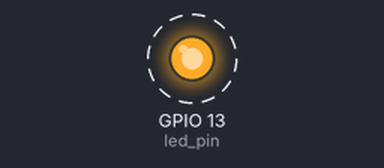
The sketch below on a simulated ESP32. Shown: output pins drawn as LEDs (lit = HIGH). Dashed ring = blinking.

Above: at 0.2 s.
Timing chart, 0 to 3.0 s (numbered marks = the images above):
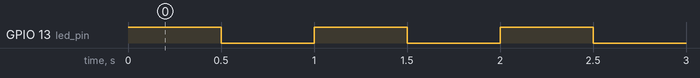

Measured:
- by itself, GPIO 13 (led_pin): alternates HIGH for 0.50 s and LOW for 0.50 s

The sketch:

Part2_Blinky.ino
```cpp
/*
Simple Blinky project. Practicing with creating Tasks on the microcontroller.
*/

// Use only core 1 for demo purposes
#if CONFIG_FREERTOS_UNICORE
static const BaseType_t app_cpu = 0;
#else
static const BaseType_t app_cpu = 1;
#endif

// Pins
static const int led_pin = 13;   //13 is the inbuilt LED pin

// Our task: Blink an LED
void toggleLED(void *parameter)    // for FreeRTOS you pass a void pointer as parameter. for not lets keep it simple and dont pass any arguments
{
  while(true)
  {
    digitalWrite(led_pin, HIGH);          //turn LED on
    vTaskDelay(500 / portTICK_PERIOD_MS); //wait for 500 ms (miliseconds)
    digitalWrite(led_pin, LOW);           //turn LED off
    vTaskDelay(500 / portTICK_PERIOD_MS); //wait for 500 ms
  }
}


void setup() {
  // Configure pin
  pinMode(led_pin, OUTPUT);

  // Task to run forever
  xTaskCreatePinnedToCore(    // Use xTaskCreate() in vanilla FreeRTOS
            toggleLED,        // Function to be called (The one we just created above)
            "Toggle LED",     // Name of task
            1024,             // Stack size (bytes in ESP32, words in FreeRTOS)
            NULL,             // Paremeters to pass to function
            1,                // Task priority (0 to configMAX_PRIORITIES - 1)
            NULL,             // Task to handle
            app_cpu);

  // If this was vanilla FreeRTOS, you'd want to call vTaskStartScheduler() in
  // main after setting up your tasks.

}

void loop() {
  // put your main code here, to run repeatedly:

}
```
